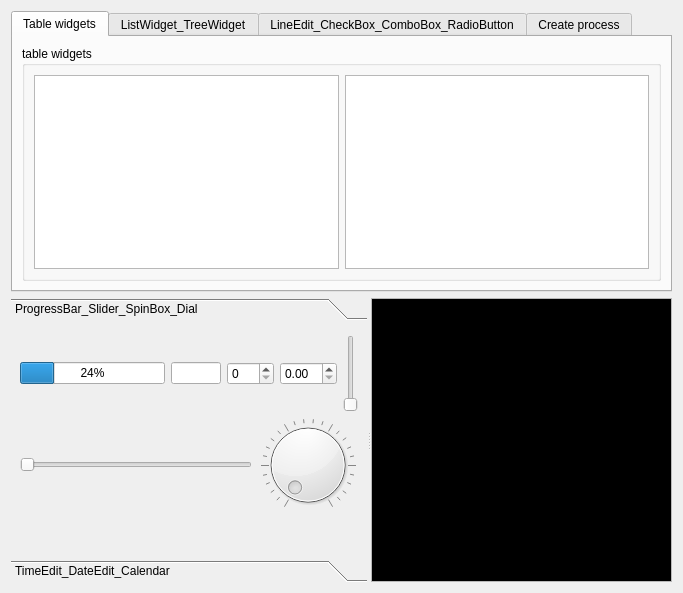
<?xml version="1.0" encoding="UTF-8"?>
<ui version="4.0">
 <class>Dialog</class>
 <widget class="QDialog" name="Dialog">
  <property name="enabled">
   <bool>true</bool>
  </property>
  <property name="geometry">
   <rect>
    <x>0</x>
    <y>0</y>
    <width>683</width>
    <height>593</height>
   </rect>
  </property>
  <property name="focusPolicy">
   <enum>Qt::ClickFocus</enum>
  </property>
  <property name="windowTitle">
   <string>Dialog</string>
  </property>
  <layout class="QVBoxLayout" name="verticalLayout_3" stretch="0,1">
   <item>
    <widget class="QTabWidget" name="tabWidget1">
     <property name="currentIndex">
      <number>0</number>
     </property>
     <widget class="QWidget" name="tabTableWidgets">
      <attribute name="title">
       <string>Table widgets</string>
      </attribute>
      <layout class="QVBoxLayout" name="verticalLayout_6">
       <item>
        <widget class="QGroupBox" name="groupBoxTableWidgets">
         <property name="title">
          <string>table widgets</string>
         </property>
         <layout class="QHBoxLayout" name="horizontalLayout_15">
          <item>
           <widget class="QTableWidget" name="testSendTableWidget">
            <property name="selectionMode">
             <enum>QAbstractItemView::ExtendedSelection</enum>
            </property>
            <property name="selectionBehavior">
             <enum>QAbstractItemView::SelectItems</enum>
            </property>
           </widget>
          </item>
          <item>
           <widget class="QTableWidget" name="testReceiveTableWidget">
            <property name="selectionMode">
             <enum>QAbstractItemView::ExtendedSelection</enum>
            </property>
            <property name="selectionBehavior">
             <enum>QAbstractItemView::SelectItems</enum>
            </property>
           </widget>
          </item>
         </layout>
        </widget>
       </item>
      </layout>
     </widget>
     <widget class="QWidget" name="tabListWidget_TreeWidget">
      <attribute name="title">
       <string>ListWidget_TreeWidget</string>
      </attribute>
      <layout class="QVBoxLayout" name="verticalLayout">
       <item>
        <widget class="QSplitter" name="splitter">
         <property name="orientation">
          <enum>Qt::Horizontal</enum>
         </property>
         <widget class="QListWidget" name="sendListWidget">
          <property name="dragDropMode">
           <enum>QAbstractItemView::NoDragDrop</enum>
          </property>
          <property name="movement">
           <enum>QListView::Static</enum>
          </property>
          <property name="viewMode">
           <enum>QListView::ListMode</enum>
          </property>
          <property name="modelColumn">
           <number>0</number>
          </property>
         </widget>
         <widget class="QTreeWidget" name="treeWidget">
          <property name="allColumnsShowFocus">
           <bool>true</bool>
          </property>
          <column>
           <property name="text">
            <string notr="true">1</string>
           </property>
          </column>
         </widget>
        </widget>
       </item>
       <item>
        <layout class="QHBoxLayout" name="horizontalLayout_4">
         <item>
          <spacer name="horizontalSpacer_4">
           <property name="orientation">
            <enum>Qt::Horizontal</enum>
           </property>
           <property name="sizeHint" stdset="0">
            <size>
             <width>40</width>
             <height>20</height>
            </size>
           </property>
          </spacer>
         </item>
         <item>
          <widget class="QLabel" name="label_2">
           <property name="text">
            <string>new Table/Tree/List widget items</string>
           </property>
          </widget>
         </item>
         <item>
          <widget class="QToolButton" name="NewElementsButton">
           <property name="text">
            <string>...</string>
           </property>
           <property name="checkable">
            <bool>false</bool>
           </property>
           <property name="checked">
            <bool>false</bool>
           </property>
          </widget>
         </item>
        </layout>
       </item>
      </layout>
     </widget>
     <widget class="QWidget" name="tabLineEdit_CheckBox_ComboBox_RadioButton">
      <attribute name="title">
       <string>LineEdit_CheckBox_ComboBox_RadioButton</string>
      </attribute>
      <layout class="QGridLayout" name="gridLayout_3">
       <item row="0" column="0">
        <layout class="QHBoxLayout" name="horizontalLayout">
         <item>
          <widget class="QLineEdit" name="testGetTextLineEdit"/>
         </item>
         <item>
          <widget class="QLineEdit" name="testSetTextLineEdit"/>
         </item>
        </layout>
       </item>
       <item row="1" column="0">
        <layout class="QHBoxLayout" name="horizontalLayout_3">
         <item>
          <widget class="QCheckBox" name="testSendCheckBox">
           <property name="text">
            <string>CheckSend</string>
           </property>
          </widget>
         </item>
         <item>
          <widget class="QCheckBox" name="testReceiveCheckBox">
           <property name="text">
            <string>CheckReceive</string>
           </property>
          </widget>
         </item>
        </layout>
       </item>
       <item row="2" column="0">
        <layout class="QHBoxLayout" name="horizontalLayout_9">
         <item>
          <widget class="QRadioButton" name="radioButton1">
           <property name="text">
            <string>RadioButton 1</string>
           </property>
           <property name="checked">
            <bool>false</bool>
           </property>
          </widget>
         </item>
         <item>
          <widget class="QRadioButton" name="radioButton2">
           <property name="text">
            <string>RadioButton 2</string>
           </property>
          </widget>
         </item>
        </layout>
       </item>
       <item row="3" column="0">
        <layout class="QGridLayout" name="gridLayout_2">
         <item row="1" column="0" colspan="2">
          <widget class="QFontComboBox" name="testSendFontComboBox"/>
         </item>
         <item row="1" column="2" colspan="2">
          <widget class="QFontComboBox" name="testReceiveFontComboBox"/>
         </item>
         <item row="0" column="2">
          <widget class="QLabel" name="label_3">
           <property name="sizePolicy">
            <sizepolicy hsizetype="Fixed" vsizetype="Fixed">
             <horstretch>0</horstretch>
             <verstretch>0</verstretch>
            </sizepolicy>
           </property>
           <property name="text">
            <string>receive</string>
           </property>
          </widget>
         </item>
         <item row="0" column="0">
          <widget class="QLabel" name="label">
           <property name="sizePolicy">
            <sizepolicy hsizetype="Fixed" vsizetype="Fixed">
             <horstretch>0</horstretch>
             <verstretch>0</verstretch>
            </sizepolicy>
           </property>
           <property name="text">
            <string>send</string>
           </property>
          </widget>
         </item>
         <item row="0" column="1">
          <widget class="QComboBox" name="testSendComboBox">
           <item>
            <property name="text">
             <string>Element 1</string>
            </property>
           </item>
           <item>
            <property name="text">
             <string>Element 2</string>
            </property>
           </item>
           <item>
            <property name="text">
             <string>Element 3</string>
            </property>
           </item>
          </widget>
         </item>
         <item row="0" column="3">
          <widget class="QComboBox" name="testReceiveComboBox">
           <item>
            <property name="text">
             <string>Element 1</string>
            </property>
           </item>
           <item>
            <property name="text">
             <string>Element 2</string>
            </property>
           </item>
           <item>
            <property name="text">
             <string>Element 3</string>
            </property>
           </item>
          </widget>
         </item>
        </layout>
       </item>
       <item row="3" column="1">
        <spacer name="horizontalSpacer_3">
         <property name="orientation">
          <enum>Qt::Horizontal</enum>
         </property>
         <property name="sizeHint" stdset="0">
          <size>
           <width>40</width>
           <height>20</height>
          </size>
         </property>
        </spacer>
       </item>
      </layout>
     </widget>
     <widget class="QWidget" name="tabCreateProcess">
      <attribute name="title">
       <string>Create process</string>
      </attribute>
      <layout class="QVBoxLayout" name="verticalLayout_2">
       <item>
        <layout class="QHBoxLayout" name="horizontalLayout_5">
         <item>
          <widget class="QLabel" name="createProcessProgramLabel">
           <property name="text">
            <string>program</string>
           </property>
          </widget>
         </item>
         <item>
          <widget class="QLineEdit" name="createProcessProgramLineEdit"/>
         </item>
        </layout>
       </item>
       <item>
        <layout class="QHBoxLayout" name="horizontalLayout_6">
         <item>
          <widget class="QLabel" name="label_4">
           <property name="text">
            <string>arguments (;)</string>
           </property>
          </widget>
         </item>
         <item>
          <widget class="QLineEdit" name="createProcessArgumentsLineEdit"/>
         </item>
        </layout>
       </item>
       <item>
        <layout class="QHBoxLayout" name="horizontalLayout_7">
         <item>
          <spacer name="horizontalSpacer">
           <property name="orientation">
            <enum>Qt::Horizontal</enum>
           </property>
           <property name="sizeHint" stdset="0">
            <size>
             <width>40</width>
             <height>20</height>
            </size>
           </property>
          </spacer>
         </item>
         <item>
          <widget class="QPushButton" name="createProcessDetached">
           <property name="toolTip">
            <string>Starts the program program with the arguments arguments in a new process and detaches from i</string>
           </property>
           <property name="text">
            <string>detached</string>
           </property>
          </widget>
         </item>
         <item>
          <widget class="QPushButton" name="createProcess">
           <property name="toolTip">
            <string>Starts the program program with the arguments arguments in a new process, waits for it to finish.</string>
           </property>
           <property name="text">
            <string>create</string>
           </property>
          </widget>
         </item>
        </layout>
       </item>
      </layout>
     </widget>
    </widget>
   </item>
   <item>
    <widget class="QSplitter" name="splitter_2">
     <property name="orientation">
      <enum>Qt::Horizontal</enum>
     </property>
     <widget class="QToolBox" name="toolBox">
      <property name="currentIndex">
       <number>0</number>
      </property>
      <widget class="QWidget" name="pageProgressBar_Slider_SpinBox_Dial">
       <property name="geometry">
        <rect>
         <x>0</x>
         <y>0</y>
         <width>367</width>
         <height>245</height>
        </rect>
       </property>
       <attribute name="label">
        <string>ProgressBar_Slider_SpinBox_Dial</string>
       </attribute>
       <layout class="QGridLayout" name="gridLayout_5">
        <item row="1" column="1">
         <widget class="QDial" name="dial">
          <property name="maximum">
           <number>100</number>
          </property>
          <property name="pageStep">
           <number>10</number>
          </property>
          <property name="wrapping">
           <bool>false</bool>
          </property>
          <property name="notchesVisible">
           <bool>true</bool>
          </property>
         </widget>
        </item>
        <item row="1" column="0">
         <widget class="QSlider" name="horizontalSlider">
          <property name="orientation">
           <enum>Qt::Horizontal</enum>
          </property>
         </widget>
        </item>
        <item row="0" column="0" colspan="2">
         <layout class="QHBoxLayout" name="horizontalLayout_8" stretch="1,0,0,0,0">
          <item>
           <widget class="QProgressBar" name="progressBar">
            <property name="value">
             <number>24</number>
            </property>
           </widget>
          </item>
          <item>
           <widget class="QLineEdit" name="progressBarLineEdit">
            <property name="sizePolicy">
             <sizepolicy hsizetype="Preferred" vsizetype="Fixed">
              <horstretch>0</horstretch>
              <verstretch>0</verstretch>
             </sizepolicy>
            </property>
            <property name="maximumSize">
             <size>
              <width>50</width>
              <height>16777215</height>
             </size>
            </property>
           </widget>
          </item>
          <item>
           <widget class="QSpinBox" name="progressBarSpinBox">
            <property name="maximum">
             <number>100</number>
            </property>
           </widget>
          </item>
          <item>
           <widget class="QDoubleSpinBox" name="progressBarDoubleSpinBox"/>
          </item>
          <item>
           <widget class="QSlider" name="verticalSlider">
            <property name="orientation">
             <enum>Qt::Vertical</enum>
            </property>
           </widget>
          </item>
         </layout>
        </item>
        <item row="2" column="0">
         <spacer name="verticalSpacer">
          <property name="orientation">
           <enum>Qt::Vertical</enum>
          </property>
          <property name="sizeHint" stdset="0">
           <size>
            <width>20</width>
            <height>40</height>
           </size>
          </property>
         </spacer>
        </item>
       </layout>
      </widget>
      <widget class="QWidget" name="pageTimeEdit_DateEdit_Calendar">
       <property name="geometry">
        <rect>
         <x>0</x>
         <y>0</y>
         <width>350</width>
         <height>255</height>
        </rect>
       </property>
       <attribute name="label">
        <string>TimeEdit_DateEdit_Calendar</string>
       </attribute>
       <layout class="QGridLayout" name="gridLayout">
        <item row="0" column="0">
         <layout class="QHBoxLayout" name="horizontalLayout_11">
          <item>
           <widget class="QTimeEdit" name="timeEdit">
            <property name="displayFormat">
             <string>hh:mm:ss</string>
            </property>
           </widget>
          </item>
          <item>
           <widget class="QDateEdit" name="dateEdit"/>
          </item>
         </layout>
        </item>
        <item row="2" column="0">
         <widget class="QCalendarWidget" name="calendar">
          <property name="selectedDate">
           <date>
            <year>2015</year>
            <month>2</month>
            <day>12</day>
           </date>
          </property>
          <property name="firstDayOfWeek">
           <enum>Qt::Monday</enum>
          </property>
          <property name="gridVisible">
           <bool>true</bool>
          </property>
         </widget>
        </item>
        <item row="1" column="0">
         <widget class="QDateTimeEdit" name="dateTimeEdit"/>
        </item>
        <item row="0" column="1">
         <spacer name="horizontalSpacer_2">
          <property name="orientation">
           <enum>Qt::Horizontal</enum>
          </property>
          <property name="sizeHint" stdset="0">
           <size>
            <width>40</width>
            <height>20</height>
           </size>
          </property>
         </spacer>
        </item>
       </layout>
      </widget>
     </widget>
     <widget class="QTextEdit" name="testTextEdit">
      <property name="palette">
       <palette>
        <active>
         <colorrole role="Text">
          <brush brushstyle="SolidPattern">
           <color alpha="255">
            <red>85</red>
            <green>255</green>
            <blue>0</blue>
           </color>
          </brush>
         </colorrole>
         <colorrole role="Base">
          <brush brushstyle="SolidPattern">
           <color alpha="255">
            <red>0</red>
            <green>0</green>
            <blue>0</blue>
           </color>
          </brush>
         </colorrole>
        </active>
        <inactive>
         <colorrole role="Text">
          <brush brushstyle="SolidPattern">
           <color alpha="255">
            <red>85</red>
            <green>255</green>
            <blue>0</blue>
           </color>
          </brush>
         </colorrole>
         <colorrole role="Base">
          <brush brushstyle="SolidPattern">
           <color alpha="255">
            <red>0</red>
            <green>0</green>
            <blue>0</blue>
           </color>
          </brush>
         </colorrole>
        </inactive>
        <disabled>
         <colorrole role="Text">
          <brush brushstyle="SolidPattern">
           <color alpha="255">
            <red>120</red>
            <green>120</green>
            <blue>120</blue>
           </color>
          </brush>
         </colorrole>
         <colorrole role="Base">
          <brush brushstyle="SolidPattern">
           <color alpha="255">
            <red>240</red>
            <green>240</green>
            <blue>240</blue>
           </color>
          </brush>
         </colorrole>
        </disabled>
       </palette>
      </property>
     </widget>
    </widget>
   </item>
  </layout>
  <zorder>splitter_2</zorder>
  <zorder>tabWidget1</zorder>
 </widget>
 <resources/>
 <connections/>
</ui>
